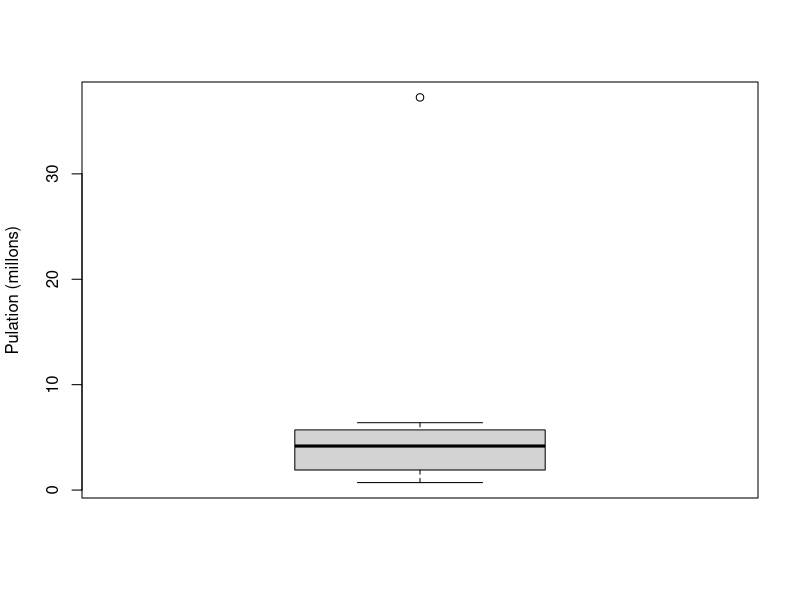

Generate this figure with R:
# State
s <- c("Alabama", "Alaska", "Arizona", "Arkansas", "Califormia", "Colorado", "Connecticut", "Delaware") #nolint
# Population
po <- c(4779736, 710231, 6392017, 2915918, 37253956, 5029196, 3574097, 897934)
# Murder Rate
mr <- c(5.7, 5.6, 4.7, 5.6, 4.4, 2.8, 2.4, 5.8)
# Abbreviation
a <- c("AL", "AK", "AZ", "AR", "CA", "CO", "CT", "DE")
# Data Frame
df <- data.frame(s, po, mr, a)

print(df)

# Mean
poma <- mean(df[["po"]])
mrma <- mean(df[["mr"]])
print(poma)
print(mrma)

# Median
pome <- median(df[["po"]])
mrme <- median(df[["mr"]])
print(pome)
print(mrme)

# Trimmed mean
print(weighted.mean(df[["mr"]], w=df[["po"]])) # nolint

# The starndar deviation
print(sd(df[["po"]]))

# The interquartile range IQR
print(IQR(df[["po"]]))

# The median absolute deviation
print(mad(df[["po"]]))

# Percentiles
quantile(df[["mr"]], p=c(.05, .25, .5, .75, .95)) # nolint

# Boxplot
boxplot(df[["po"]]/1000000, ylab="Pulation (millons)")
